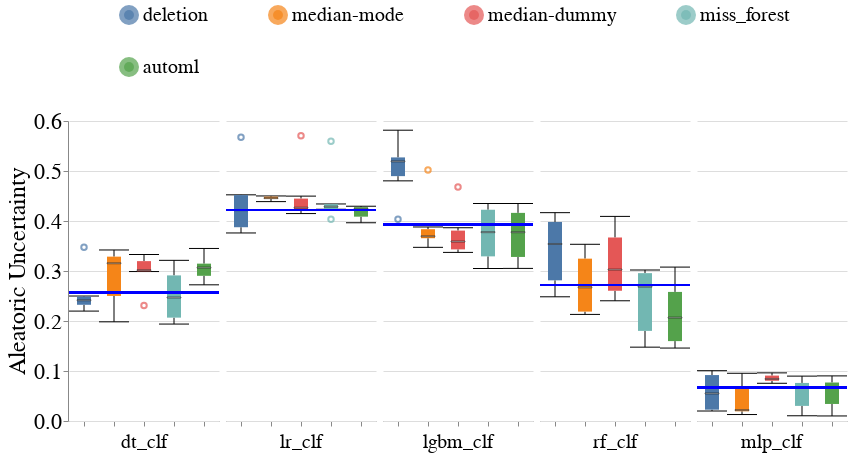

The code cell stored with this chart in its notebook:
### Code cell
create_box_plots_for_diff_imputers_and_models(dataset_name=DATASET_NAME,
                                              metric_name='aleatoric_uncertainty',
                                              db_client=db_client)

### Figure 1 — Vega-Lite specification as saved in the notebook (floating-point values rounded to 4 significant figures; data arrays with more than 128 entries replaced by an {"elided": "..."} marker saying what was removed)
{"config": {"view": {"continuousWidth": 400, "continuousHeight": 300, "stroke": null}, "axis": {"labelFontSize": 22, "labelFontWeight": "normal", "titleFontSize": 24, "titleFontWeight": "normal"}, "facet": {"spacing": 5}, "header": {"labelFontSize": 20, "labelOrient": "bottom", "labelPadding": 5, "titleFontSize": 24}, "legend": {"columns": 4, "direction": "horizontal", "labelFontSize": 20, "labelLimit": 400, "orient": "top", "symbolOffset": 50, "symbolStrokeWidth": 10, "titleAnchor": "middle", "titleFontSize": 22, "titleLimit": 300}, "title": {"fontSize": 24}}, "data": {"name": "data-67c08b2d6e5c5f907530b5178f7bc447"}, "facet": {"column": {"field": "Model_Name", "sort": ["dt_clf", "lr_clf", "lgbm_clf", "rf_clf", "mlp_clf"], "title": null, "type": "nominal"}}, "spec": {"layer": [{"mark": {"type": "boxplot", "median": {"stroke": "black", "strokeWidth": 0.7}, "ticks": true}, "encoding": {"color": {"field": "Null_Imputer_Name", "sort": ["deletion", "median-mode", "median-dummy", "miss_forest", "k_means_clustering", "datawig", "automl", "boost_clean"], "title": null, "type": "nominal"}, "x": {"axis": {"labels": false}, "field": "Null_Imputer_Name", "sort": ["deletion", "median-mode", "median-dummy", "miss_forest", "k_means_clustering", "datawig", "automl", "boost_clean"], "title": null, "type": "nominal"}, "y": {"field": "Metric_Value", "scale": {"zero": false}, "title": "Aleatoric Uncertainty", "type": "quantitative"}}}, {"mark": "rule", "encoding": {"color": {"value": "blue"}, "size": {"value": 2}, "y": {"field": "Baseline_Median", "type": "quantitative"}}}], "width": 150}, "$schema": "https://vega.github.io/schema/vega-lite/v4.17.0.json", "datasets": {"data-67c08b2d6e5c5f907530b5178f7bc447": {"elided": "150 records"}}}
